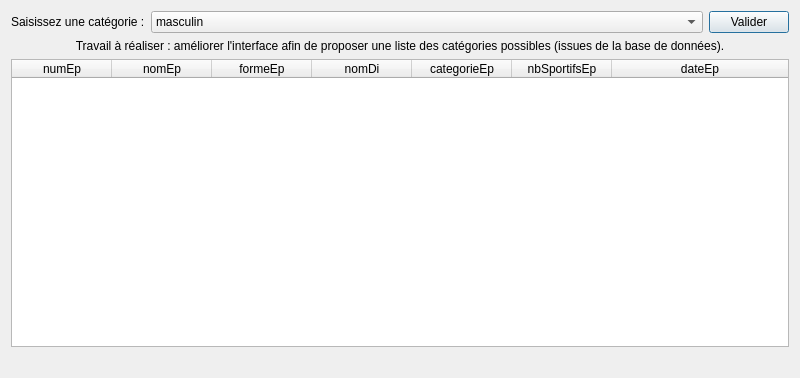
<?xml version="1.0" encoding="UTF-8"?>
<ui version="4.0">
 <class>fct_comp_1</class>
 <widget class="QDialog" name="fct_comp_1">
  <property name="geometry">
   <rect>
    <x>0</x>
    <y>0</y>
    <width>800</width>
    <height>378</height>
   </rect>
  </property>
  <property name="windowTitle">
   <string>Liste des épreuves d'une catégorie (version 2, catégories extraites de la BD)</string>
  </property>
  <layout class="QGridLayout" name="gridLayout">
   <item row="0" column="0">
    <layout class="QHBoxLayout" name="horizontalLayout">
     <item>
      <widget class="QLabel" name="labelEdit_fct_comp_1">
       <property name="text">
        <string>Saisissez une catégorie :</string>
       </property>
      </widget>
     </item>
     <item>
      <widget class="QComboBox" name="comboBox">
       <property name="sizePolicy">
        <sizepolicy hsizetype="Expanding" vsizetype="Fixed">
         <horstretch>0</horstretch>
         <verstretch>0</verstretch>
        </sizepolicy>
       </property>
       <item>
        <property name="text">
         <string>masculin</string>
        </property>
       </item>
       <item>
        <property name="text">
         <string>feminin</string>
        </property>
       </item>
       <item>
        <property name="text">
         <string>mixte</string>
        </property>
       </item>
      </widget>
     </item>
     <item>
      <widget class="QPushButton" name="valider_fct_comp_1">
       <property name="text">
        <string>Valider</string>
       </property>
      </widget>
     </item>
    </layout>
   </item>
   <item row="1" column="0">
    <widget class="QLabel" name="labelAFaire_fct_comp_1">
     <property name="text">
      <string>Travail à réaliser : améliorer l'interface afin de proposer une liste des catégories possibles (issues de la base de données).</string>
     </property>
     <property name="alignment">
      <set>Qt::AlignCenter</set>
     </property>
     <property name="wordWrap">
      <bool>true</bool>
     </property>
    </widget>
   </item>
   <item row="2" column="0">
    <widget class="QTableWidget" name="table_fct_comp_1">
     <attribute name="horizontalHeaderMinimumSectionSize">
      <number>50</number>
     </attribute>
     <attribute name="horizontalHeaderStretchLastSection">
      <bool>true</bool>
     </attribute>
     <attribute name="verticalHeaderVisible">
      <bool>false</bool>
     </attribute>
     <column>
      <property name="text">
       <string>numEp</string>
      </property>
     </column>
     <column>
      <property name="text">
       <string>nomEp</string>
      </property>
     </column>
     <column>
      <property name="text">
       <string>formeEp</string>
      </property>
     </column>
     <column>
      <property name="text">
       <string>nomDi</string>
      </property>
     </column>
     <column>
      <property name="text">
       <string>categorieEp</string>
      </property>
     </column>
     <column>
      <property name="text">
       <string>nbSportifsEp</string>
      </property>
     </column>
     <column>
      <property name="text">
       <string>dateEp</string>
      </property>
     </column>
    </widget>
   </item>
   <item row="3" column="0">
    <widget class="QLabel" name="label_fct_comp_1">
     <property name="text">
      <string/>
     </property>
     <property name="alignment">
      <set>Qt::AlignCenter</set>
     </property>
    </widget>
   </item>
  </layout>
 </widget>
 <resources/>
 <connections>
  <connection>
   <sender>valider_fct_comp_1</sender>
   <signal>clicked()</signal>
   <receiver>fct_comp_1</receiver>
   <slot>refreshResult()</slot>
   <hints>
    <hint type="sourcelabel">
     <x>364</x>
     <y>52</y>
    </hint>
    <hint type="destinationlabel">
     <x>444</x>
     <y>81</y>
    </hint>
   </hints>
  </connection>
 </connections>
 <slots>
  <slot>refreshResult()</slot>
 </slots>
</ui>
